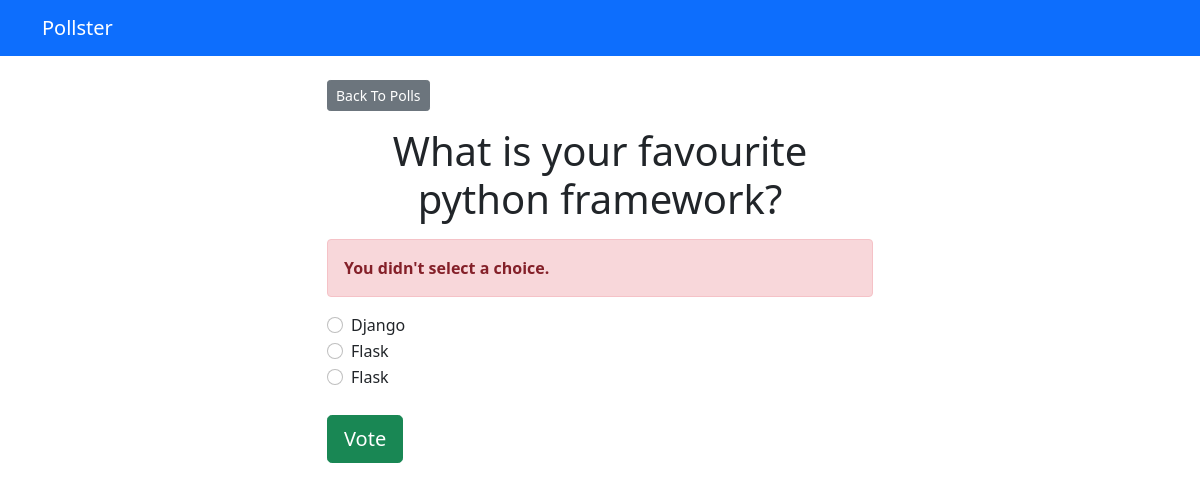
Page /polls/1/vote/ on the earlier database version.
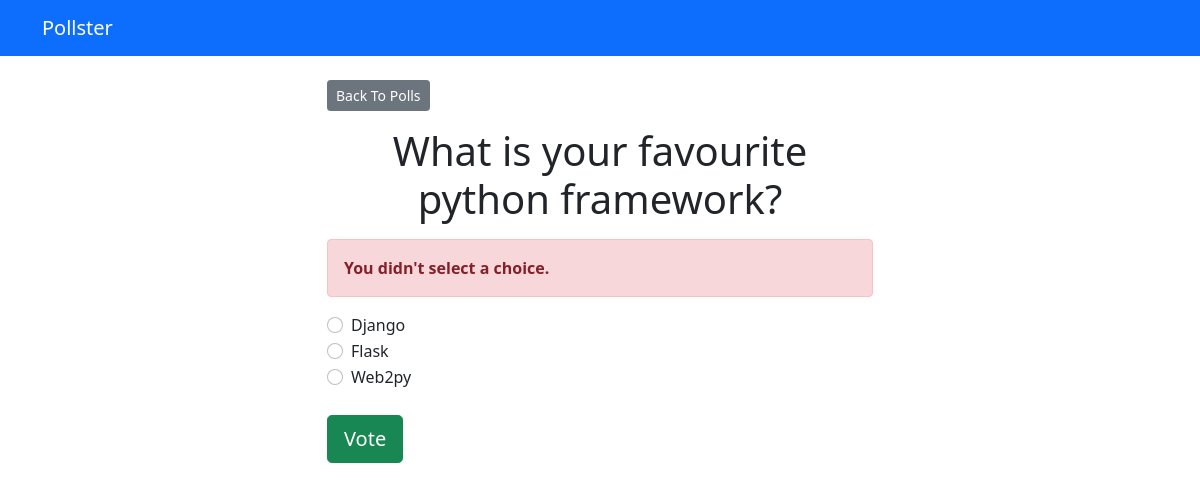
Same page on the later database version.
### polls/models.py (models this page shows, shortened)
class choice(models.Model):  # choice means option
    question = models.ForeignKey(Question, on_delete=models.CASCADE)
    choice_text = models.CharField(max_length=200)
    votes = models.IntegerField(default=0)

### polls/views.py (the view)
# urls.py: path('<int:question_id>/vote/', views.vote, name='vote')
def vote(request, question_id):
    question = get_object_or_404(Question, pk=question_id)
    try:
        selected_choice = question.choice_set.get(pk=request.POST['choice'])
    except (KeyError, choice.DoesNotExist):
        return render(request, 'polls/detail.html', {
            'question': question,
            'error_message': "You didn't select a choice.",
        })
    else:
        selected_choice.votes += 1
        selected_choice.save()
        return HttpResponseRedirect(reverse('polls:results', args=(question.id,)))

### templates/polls/detail.html (shortened to what this page needs)
{% extends 'base.html' %}
{% block content %}
<a class="btn btn-secondary btn-sm mb-3" href="{% url 'polls:index' %}">Back To Polls</a>
<h1 class="text-center mb-3">{{ question.question_text }}</h1>
{% if error_message %}
<p class="alert alert-danger">
	<strong>{{ error_message }}</strong>
</p>
{% endif %}
<form action="{% url 'polls:vote' question.id %}" method="post">
	{% for choice in question.choice_set.all %}
		<div class="form-check">
			<input
				type="radio"
				name="choice"
				class="form-check-input"
				id="choice{{ forloop.counter }}"
				value="{{ choice.id }}"
			/>
			<label for="choice{{ forloop.counter }}">{{ choice.choice_text }}</label
			>
		</div>
	{% endfor %}
	<input type="submit" value="Vote" class="btn btn-success btn-lg btn-block mt-4" />
</form>
{% endblock %}

Differences in the rows shown:
changed choice: choice "☐ Flask" → "☐ Web2py"; choice_text "Flask" → "Web2py"
